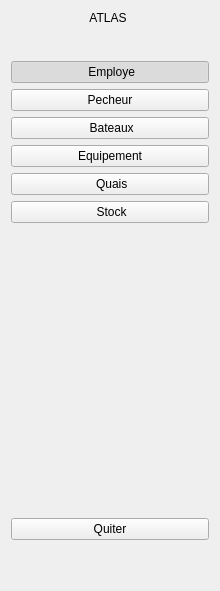
         <widget class="QFrame" name="sidebar">
          <property name="minimumSize">
           <size>
            <width>220</width>
            <height>0</height>
           </size>
          </property>
          <property name="maximumSize">
           <size>
            <width>320</width>
            <height>16777215</height>
           </size>
          </property>
          <layout class="QVBoxLayout" name="verticalLayout">
           <item>
            <widget class="QLabel" name="lblTitle">
             <property name="text">
              <string> ATLAS  </string>
             </property>
             <property name="alignment">
              <set>Qt::AlignmentFlag::AlignCenter</set>
             </property>
            </widget>
           </item>
           <item>
            <spacer name="verticalSpacer_2">
             <property name="orientation">
              <enum>Qt::Orientation::Vertical</enum>
             </property>
             <property name="sizeType">
              <enum>QSizePolicy::Policy::Fixed</enum>
             </property>
             <property name="sizeHint" stdset="0">
              <size>
               <width>20</width>
               <height>30</height>
              </size>
             </property>
            </spacer>
           </item>
           <item>
            <widget class="QPushButton" name="btnEmployes">
             <property name="text">
              <string> Employe</string>
             </property>
             <property name="checkable">
              <bool>true</bool>
             </property>
             <property name="checked">
              <bool>true</bool>
             </property>
             <property name="autoExclusive">
              <bool>true</bool>
             </property>
            </widget>
           </item>
           <item>
            <widget class="QPushButton" name="btnPecheurs">
             <property name="text">
              <string>Pecheur</string>
             </property>
             <property name="checkable">
              <bool>true</bool>
             </property>
             <property name="autoExclusive">
              <bool>true</bool>
             </property>
            </widget>
           </item>
           <item>
            <widget class="QPushButton" name="btnBateaux">
             <property name="text">
              <string> Bateaux</string>
             </property>
             <property name="checkable">
              <bool>true</bool>
             </property>
             <property name="autoExclusive">
              <bool>true</bool>
             </property>
            </widget>
           </item>
           <item>
            <widget class="QPushButton" name="btnMaintenance">
             <property name="text">
              <string>Equipement</string>
             </property>
             <property name="checkable">
              <bool>true</bool>
             </property>
             <property name="autoExclusive">
              <bool>true</bool>
             </property>
            </widget>
           </item>
           <item>
            <widget class="QPushButton" name="btnQuais">
             <property name="text">
              <string> Quais</string>
             </property>
             <property name="checkable">
              <bool>true</bool>
             </property>
             <property name="autoExclusive">
              <bool>true</bool>
             </property>
            </widget>
           </item>
           <item>
            <widget class="QPushButton" name="btnStock_2">
             <property name="text">
              <string> Stock</string>
             </property>
             <property name="checkable">
              <bool>true</bool>
             </property>
             <property name="autoExclusive">
              <bool>true</bool>
             </property>
            </widget>
           </item>
           <item>
            <spacer name="verticalSpacer_3">
             <property name="orientation">
              <enum>Qt::Orientation::Vertical</enum>
             </property>
             <property name="sizeHint" stdset="0">
              <size>
               <width>20</width>
               <height>145</height>
              </size>
             </property>
            </spacer>
           </item>
           <item>
            <spacer name="verticalSpacer_4">
             <property name="orientation">
              <enum>Qt::Orientation::Vertical</enum>
             </property>
             <property name="sizeHint" stdset="0">
              <size>
               <width>20</width>
               <height>144</height>
              </size>
             </property>
            </spacer>
           </item>
           <item>
            <widget class="QPushButton" name="btnStock">
             <property name="text">
              <string>Quiter</string>
             </property>
             <property name="checkable">
              <bool>true</bool>
             </property>
             <property name="autoExclusive">
              <bool>true</bool>
             </property>
            </widget>
           </item>
           <item>
            <spacer name="verticalSpacer">
             <property name="orientation">
              <enum>Qt::Orientation::Vertical</enum>
             </property>
             <property name="sizeHint" stdset="0">
              <size>
               <width>20</width>
               <height>40</height>
              </size>
             </property>
            </spacer>
           </item>
          </layout>
         </widget>
